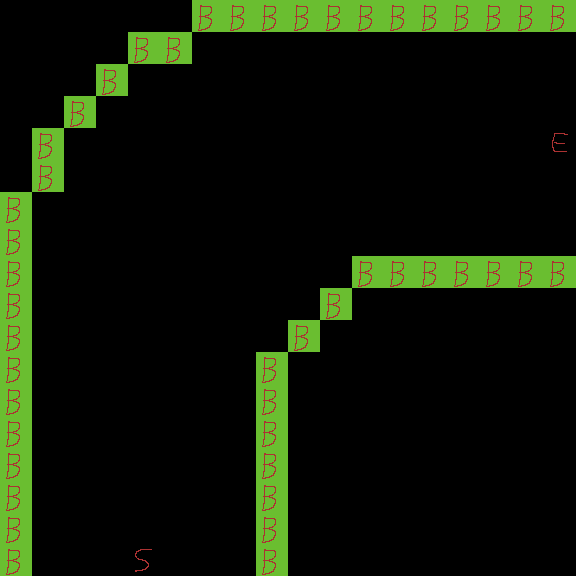

A 2D game scene composited from a Tiled map and its tileset images. What follows is a short description and the map's XML, with every tile layer's data as written:
An orthogonal 18x18 tile map with 32x32 px tiles, 1 tile layer (Tile Layer 1).

<map version="1.4" tiledversion="1.4.2" orientation="orthogonal" renderorder="right-down" width="18" height="18" tilewidth="32" tileheight="32" infinite="0" nextlayerid="2" nextobjectid="1">
 <tileset firstgid="1" source="Blocks.tsx" />
 <layer id="1" name="Tile Layer 1" width="18" height="18">
  <data encoding="csv">
0,0,0,0,0,0,6,6,6,6,6,6,6,6,6,6,6,6,
0,0,0,0,6,6,0,0,0,0,0,0,0,0,0,0,0,0,
0,0,0,6,0,0,0,0,0,0,0,0,0,0,0,0,0,0,
0,0,6,0,0,0,0,0,0,0,0,0,0,0,0,0,0,0,
0,6,0,0,0,0,0,0,0,0,0,0,0,0,0,0,0,3,
0,6,0,0,0,0,0,0,0,0,0,0,0,0,0,0,0,0,
6,0,0,0,0,0,0,0,0,0,0,0,0,0,0,0,0,0,
6,0,0,0,0,0,0,0,0,0,0,0,0,0,0,0,0,0,
6,0,0,0,0,0,0,0,0,0,0,6,6,6,6,6,6,6,
6,0,0,0,0,0,0,0,0,0,6,0,0,0,0,0,0,0,
6,0,0,0,0,0,0,0,0,6,0,0,0,0,0,0,0,0,
6,0,0,0,0,0,0,0,6,0,0,0,0,0,0,0,0,0,
6,0,0,0,0,0,0,0,6,0,0,0,0,0,0,0,0,0,
6,0,0,0,0,0,0,0,6,0,0,0,0,0,0,0,0,0,
6,0,0,0,0,0,0,0,6,0,0,0,0,0,0,0,0,0,
6,0,0,0,0,0,0,0,6,0,0,0,0,0,0,0,0,0,
6,0,0,0,0,0,0,0,6,0,0,0,0,0,0,0,0,0,
6,0,0,0,1,0,0,0,6,0,0,0,0,0,0,0,0,0
</data>
 </layer>
</map>
